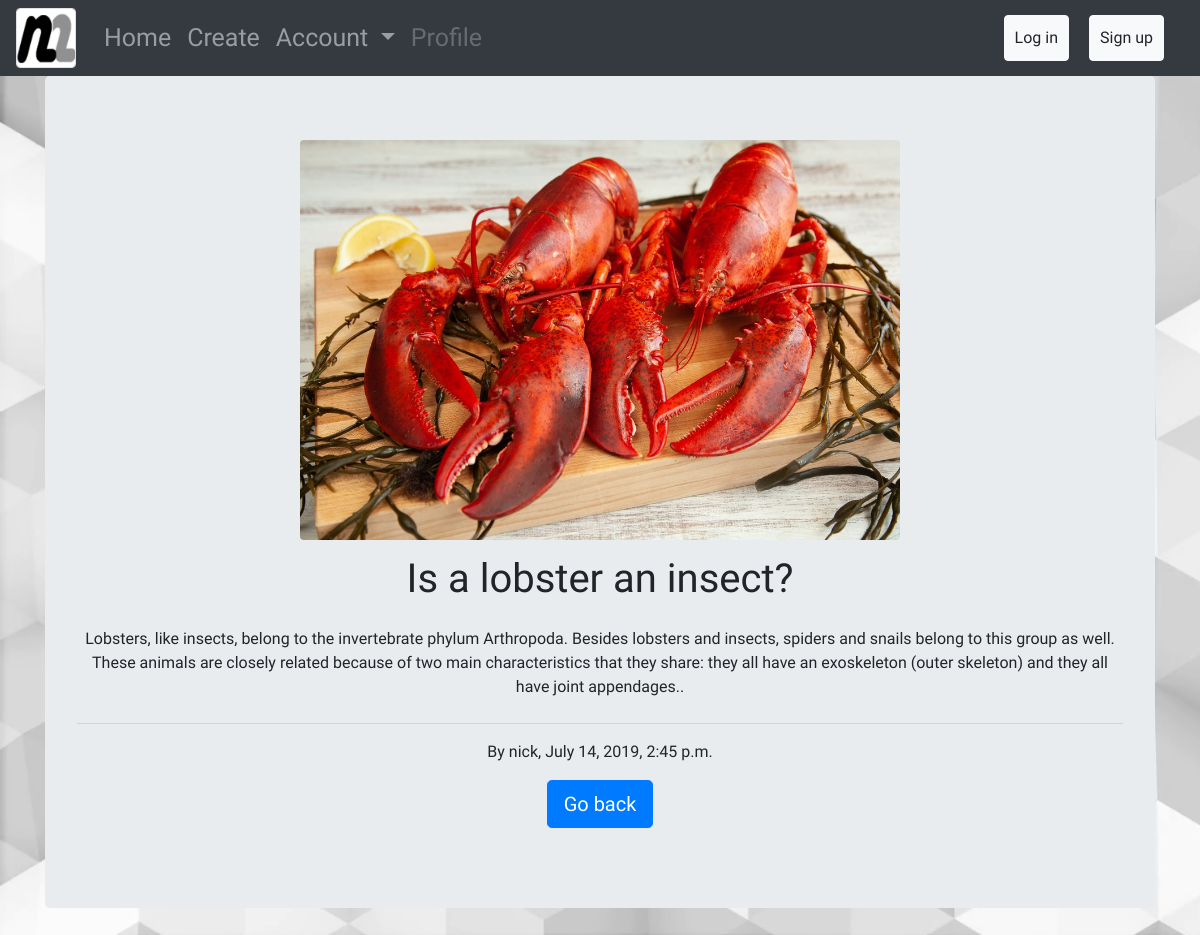
/is-a-lobster-an-insect-, run on the app's committed database.
### articles/models.py (models this page shows, shortened)
class Article(models.Model):
    title = models.CharField(max_length=100)
    slug = models.SlugField()
    body = models.TextField()
    date = models.DateTimeField(auto_now_add = True)
    thumb = models.ImageField(default='default.png', blank = True)
    author = models.ForeignKey(User, on_delete=models.CASCADE, default=None)

### articles/views.py (the view)
# urls.py: path('<str:slug>', views.article_detail, name="detail"),
def article_detail(request, slug):
    article = Article.objects.get(slug = slug)
    return render(request, 'article_detail.html', { 'article': article })

### articles/templates/article_detail.html
{% extends 'base.html' %}
{% block content %}
<div class="jumbotron">
  <div style="overflow:hidden; " class="mx-auto d-flex justify-content-around">
    <img src="media/{{ article.thumb }}"  class="mx-auto rounded" style="max-height:400px" alt="Image">
</div>
<h1 class="display-5" style="margin-top:15px">{{article.title}}</h1>
  <p class="my-4">{{article.body}}.</p>
  <hr class="lead">
  <p>By {{article.author}}, {{ article.date }}</p>
  <p class="lead">
    <a class="btn btn-primary btn-lg" href="{% url 'articles:list' %}" role="button">Go back</a>
  </p>
</div>
{% endblock %}

### static/css/style.css (style rules this page uses)
* { margin: 0px; padding: 0px; }
body { background: #ecf1f5; text-align:center; }

### data on the page
Article: thumb (picture), title "Is a lobster an insect?", body "Lobsters, like insects, belong to the invertebrate phylum Arthropoda. Besides lobsters and insects, spiders and snails belong to this group as well. These animals are closely related because of two main characteristics that they share: they all have an exoskeleton (outer skeleton) and they all have joint appendages.", author "nick", date "July 14, 2019, 2:45 p.m."
